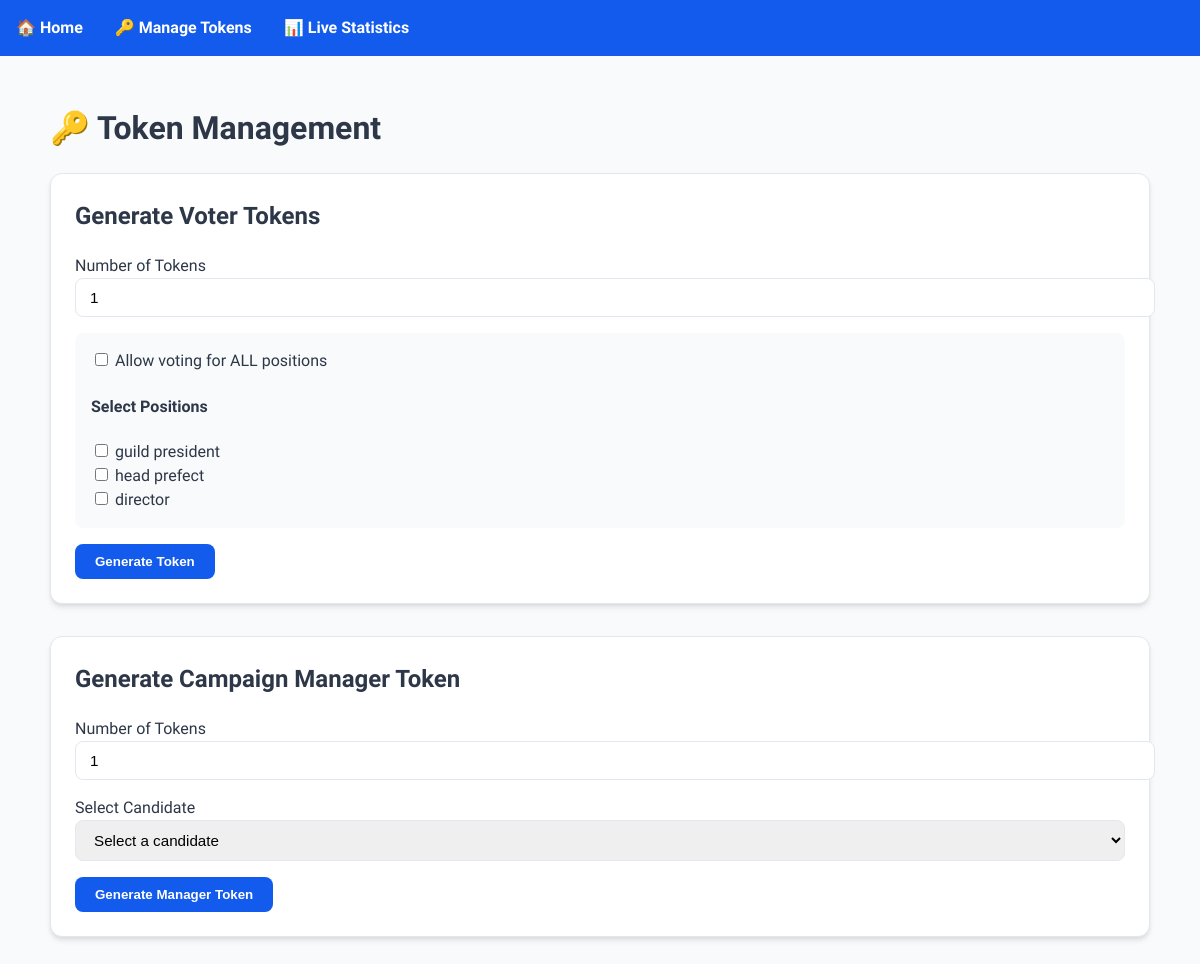
/dashboard/admin/tokens/ (signed in), run on the app's committed database.
### elections/models.py (models this page shows, shortened)
class Position(models.Model):
    name = models.CharField(max_length=100)

### users/decorators.py (the view)
    def wrapper(request, *args, **kwargs):
        if not request.user.is_authenticated:
            return redirect("login/admin/")
        if request.user.role != "ADMIN":
            return redirect("/")
        return view_func(request, *args, **kwargs)

### voting/views.py (called while the page is built, shortened)
@login_required
@admin_required
def admin_tokens(request):
    positions = Position.objects.all()
    candidates = Candidate.objects.all()
    generated_tokens = []
    manager_token = None
    return render(request, "admin_tokens.html", {
        "positions": positions,
        "candidates": candidates,
        "generated_tokens": generated_tokens,
        "manager_token": manager_token
    })

### templates/admin_tokens.html (shortened to what this page needs)
{% load static %}
<!DOCTYPE html>
<html lang="en">
<head>
</head>
<body>
<nav>
    <a href="/dashboard/admin/">🏠 Home</a>
    <a href="#">🔑 Manage Tokens</a>
    <a href="/statistics/">📊 Live Statistics</a>
</nav>
<div class="container">
    <h1>🔑 Token Management</h1>
    <div class="card">
        <h2>Generate Voter Tokens</h2>
        <form method="POST">
            <label for="voter_quantity">Number of Tokens</label>
            <input type="number" name="voter_quantity" id="voter_quantity" min="1" value="1" required>
            <div class="permissions">
                <label>
                    <input type="checkbox" id="allCheck" name="all_positions">
                    Allow voting for ALL positions
                </label>
                <h4>Select Positions</h4>
                {% for position in positions %}
                    <label>
                        <input type="checkbox" name="positions" value="{{ position.id }}">
                        {{ position.name }}
                    </label><br>
                {% endfor %}
            </div>
            <button type="submit" name="generate_voters">Generate Token</button>
        </form>
    </div>
    <div class="card">
        <h2>Generate Campaign Manager Token</h2>
        <form method="POST">
            <label>Number of Tokens</label>
            <input type="number" name="quantity" min="1" value="1" required>
            <label>Select Candidate</label>
            <select name="candidate" required>
                <option disabled selected value="">Select a candidate</option>
            </select>
            <button type="submit" name="generate_manager">Generate Manager Token</button>
        </form>
    </div>
</div>
</body>
</html>

### templates/admin_tokens.html (style rules this page uses)
:root { --primary-color: #135bec; --bg-color: #f8fafc; --text-main: #2d3748; --text-muted: #718096; --white: #ffffff; --border-color: #e2e8f0; --success: #22c55e; --danger: #ef4444; --shadow: 0 4px 6px -1px rgba(0, 0, 0, 0.1), 0 2px 4px -1px rgba(0, 0, 0, 0.06); --radius: 12px; }
body { margin: 0; font-family: 'Public Sans', sans-serif; background-color: var(--bg-color); color: var(--text-main); line-height: 1.5; }
a { text-decoration: none; color: inherit; }
.container { max-width: 1100px; margin: 2rem auto; padding: 1rem; }
nav { background: var(--primary-color); color: white; padding: 1rem; display: flex; gap: 2rem; align-items: center; }
nav a { color: white; font-weight: bold; }
.card { background: var(--white); padding: 1.5rem; border-radius: var(--radius); box-shadow: var(--shadow); margin-bottom: 2rem; border: 1px solid var(--border-color); }
h1,h2,h3 { margin-top: 0; }
input[type="number"], input[type="text"], select { width: 100%; padding: 0.625rem 0.875rem; margin-bottom: 1rem; border-radius: 8px; border: 1px solid var(--border-color); font-size: 0.95rem; }
button { padding: 0.625rem 1.25rem; border-radius: 8px; border: none; background: var(--primary-color); color: white; font-weight: 600; cursor: pointer; transition: 0.2s; }
.permissions { background: #f9fafb; padding: 1rem; border-radius: 8px; margin-bottom: 1rem; }

### data on the page
Position: name "guild president"
Position: name "head prefect"
Position: name "director"
